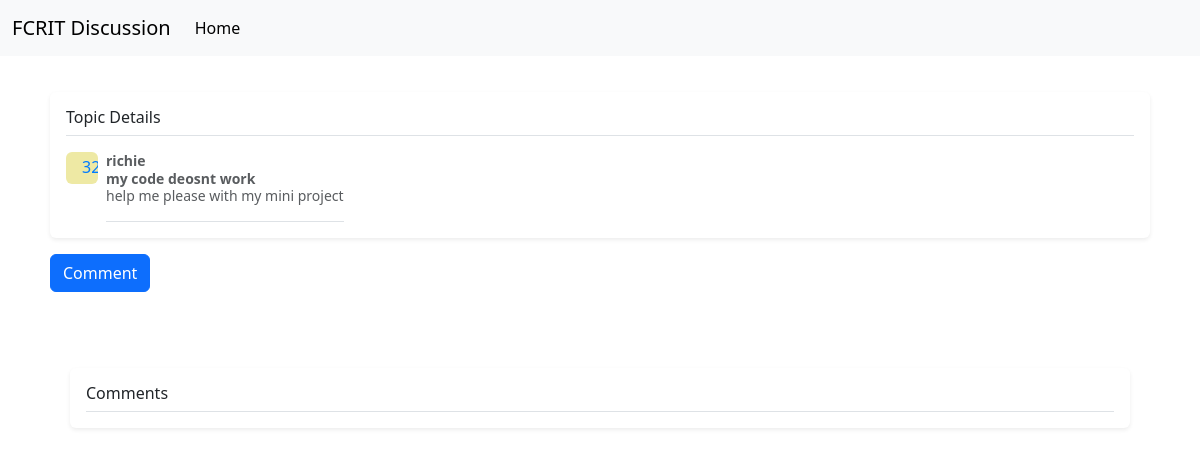
Page /topic/1 (signed in) on the committed database.
### main.py (models this page shows)
class Topic(db.Model):
    id = db.Column(db.Integer, primary_key=True)
    user_name =db.Column(db.String)
    title = db.Column(db.String, unique=True, nullable=False)
    des = db.Column(db.String)
    color=db.Column(db.String)

### main.py (the view, shortened to what this page needs)
@app.route("/topic/<int:id>", methods=["GET", "POST"])
def topic(id):
    topic = Topic.query.get_or_404(id)
    user_id = session['user_id']
    comments = Comment.query.filter_by(topicId=id).all()
    return render_template("topic.html", topic=topic, comments=comments,user_id=user_id)

### templates/topic.html (shortened to what this page needs)
<!doctype html>
<html lang="en">
<head>
    <link href="https://cdn.jsdelivr.net/npm/bootstrap@5.3.3/dist/css/bootstrap.min.css" rel="stylesheet">
</head>
<body>
  <nav class="navbar navbar-expand-lg bg-body-tertiary">
    <div class="container-fluid">
      <a class="navbar-brand" href="#">FCRIT Discussion</a>
      <div class="collapse navbar-collapse" id="navbarSupportedContent">
        <ul class="navbar-nav me-auto mb-2 mb-lg-0">
          <li class="nav-item">
            <a class="nav-link active" aria-current="page" href="#">Home</a>
          </li>
        </ul>
      </div>
    </div>
  </nav>
  <div class="container" style="padding: 20px;">
  <div class="my-3 p-3 bg-body rounded shadow-sm">
    <h6 class="border-bottom pb-2 mb-0">Topic Details</h6>
    <div class="d-flex text-body-secondary pt-3">
      <svg class="bd-placeholder-img flex-shrink-0 me-2 rounded" width="32" height="32" xmlns="http://www.w3.org/2000/svg" role="img" aria-label="Placeholder: 32x32" preserveAspectRatio="xMidYMid slice" focusable="false">
        <title>Placeholder</title>
        <rect width="100%" height="100%" fill="{{ topic.color }}"></rect>
        <text x="50%" y="50%" fill="#007bff" dy=".3em">32x32</text>
      </svg>
      <p class="pb-3 mb-0 small lh-sm border-bottom">
        <strong class="d-block text-gray-dark">{{ topic.user_name }}</strong>
        <strong class="d-block text-gray-dark">{{ topic.title }}</strong>
        {{ topic.des }}
      </p>
    </div>
  </div>
  <button class="btn btn-primary" id="toggleAddTopicForm">Comment</button>
</div>
<div class="container" style="padding: 20px;">
<div class="container" style="padding: 20px;">
  <div class="my-3 p-3 bg-body rounded shadow-sm">
    <h6 class="border-bottom pb-2 mb-0">Comments</h6>
  </div>
</div>
</div>
</body>
</html>

### rows in the picture
Topic: user_name "richie", title "my code deosnt work", des "help me please with my mini project"
